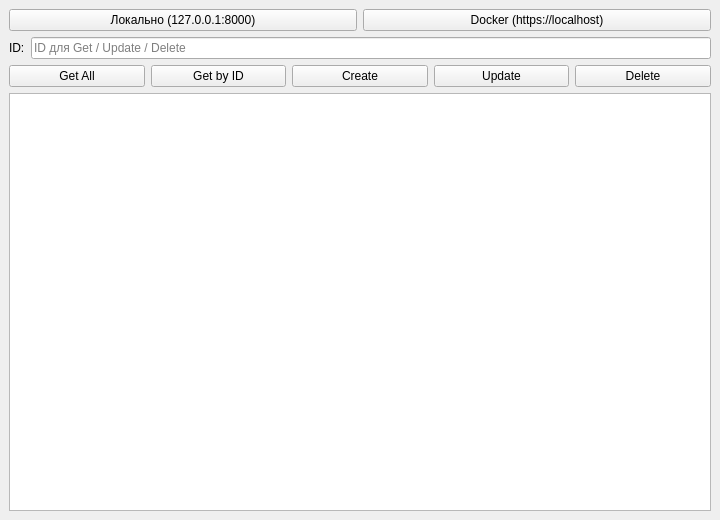
<?xml version="1.0" encoding="UTF-8"?>
<ui version="4.0">
 <class>MainWindow</class>
 <widget class="QMainWindow" name="MainWindow">
  <property name="geometry">
   <rect>
    <x>0</x><y>0</y><width>720</width><height>520</height>
   </rect>
  </property>
  <property name="windowTitle">
   <string>Nerf REST Client - Lab 3</string>
  </property>
  <widget class="QWidget" name="centralwidget">
   <layout class="QVBoxLayout" name="verticalLayout">

    <item>
     <layout class="QHBoxLayout" name="modeLayout">
      <item>
       <widget class="QPushButton" name="btnModeLocal">
        <property name="text"><string>Локально (127.0.0.1:8000)</string></property>
       </widget>
      </item>
      <item>
       <widget class="QPushButton" name="btnModeDocker">
        <property name="text"><string>Docker (https://localhost)</string></property>
       </widget>
      </item>
     </layout>
    </item>

    <item>
     <layout class="QHBoxLayout" name="idLayout">
      <item>
       <widget class="QLabel" name="lblId">
        <property name="text"><string>ID:</string></property>
       </widget>
      </item>
      <item>
       <widget class="QLineEdit" name="editId">
        <property name="placeholderText">
         <string>ID для Get / Update / Delete</string>
        </property>
       </widget>
      </item>
     </layout>
    </item>

    <item>
     <layout class="QHBoxLayout" name="btnLayout">
      <item>
       <widget class="QPushButton" name="btnGetAll">
        <property name="text"><string>Get All</string></property>
       </widget>
      </item>
      <item>
       <widget class="QPushButton" name="btnGetById">
        <property name="text"><string>Get by ID</string></property>
       </widget>
      </item>
      <item>
       <widget class="QPushButton" name="btnCreate">
        <property name="text"><string>Create</string></property>
       </widget>
      </item>
      <item>
       <widget class="QPushButton" name="btnUpdate">
        <property name="text"><string>Update</string></property>
       </widget>
      </item>
      <item>
       <widget class="QPushButton" name="btnDelete">
        <property name="text"><string>Delete</string></property>
       </widget>
      </item>
     </layout>
    </item>

    <item>
     <widget class="QTextEdit" name="txtOutput">
      <property name="readOnly"><bool>true</bool></property>
     </widget>
    </item>

   </layout>
  </widget>
 </widget>
 <resources/>
 <connections/>
</ui>
